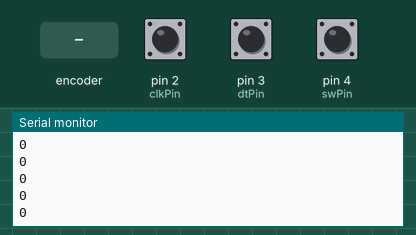
The sketch below on a simulated Arduino Uno, built with avr-gcc and run on an emulated ATmega328P. On the bench: the last lines printed to the serial monitor. The inputs (shaded band) are chosen by the test bench; at power-on: pin 2 (clkPin) HIGH, pin 3 (dtPin) HIGH, pin 4 (swPin) HIGH.

Above: at 1.2 s.
1.3 s: rotary encoder on pin 2 (clkPin) / pin 3 (dtPin) turned 1 step (first pin leading)
At 2.1 s:
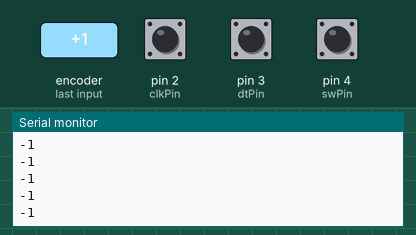
3.0 s: rotary encoder on pin 2 (clkPin) / pin 3 (dtPin) turned 1 step (first pin leading)
At 3.7 s:
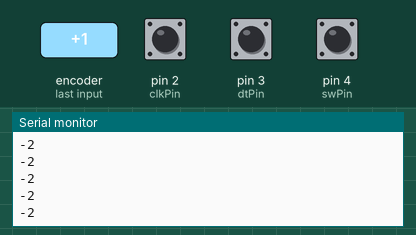
Timing chart, 0 to 6.0 s (numbered marks = the images above; inputs shaded):
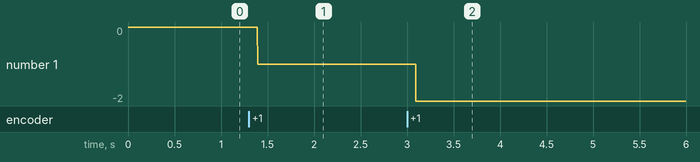

The sketch:

Rotary_Encoder.ino
```cpp
// (licence header left out)
const int clkPin= 2; //the clk attach to pin2
const int dtPin= 3; //the dt attach to pin3
const int swPin= 4 ;//the number of the button
int encoderVal = 0;

void setup()
{
  //set clkPin,dePin,swPin as INPUT
  pinMode(clkPin, INPUT);
  pinMode(dtPin, INPUT);
  pinMode(swPin, INPUT);
  digitalWrite(swPin, HIGH);
  Serial.begin(9600); // initialize serial communications at 9600 bps
}

void loop()
{
  int change = getEncoderTurn();
  encoderVal = encoderVal + change;
  if(digitalRead(swPin) == LOW)//if button pull down
  {
    encoderVal = 0;
  }
  Serial.println(encoderVal); //print the encoderVal on the serial monitor
}

int getEncoderTurn(void)
{
  static int oldA = HIGH; //set the oldA as HIGH
  static int oldB = HIGH; //set the oldB as HIGH
  int result = 0;
  int newA = digitalRead(dtPin);//read the value of clkPin to newA
  int newB = digitalRead(clkPin);//read the value of dtPin to newB
  if (newA != oldA || newB != oldB) //if the value of clkPin or the dtPin has changed
  {
    // something has changed
    if (oldA == HIGH && newA == LOW)
    {
      result = (oldB * 2 - 1);
    }
  }
  oldA = newA;
  oldB = newB;
  return result;
}
```

Measured:
- after the input at 1.3 s, the serial monitor: prints a new line after 0.09 s (image 1)
- after the input at 3.0 s, the serial monitor: prints a new line after 0.10 s (image 2)
- plotted number 1: 0 → -1 after the input at 1.3 s, -1 → -2 after the input at 3.0 s
